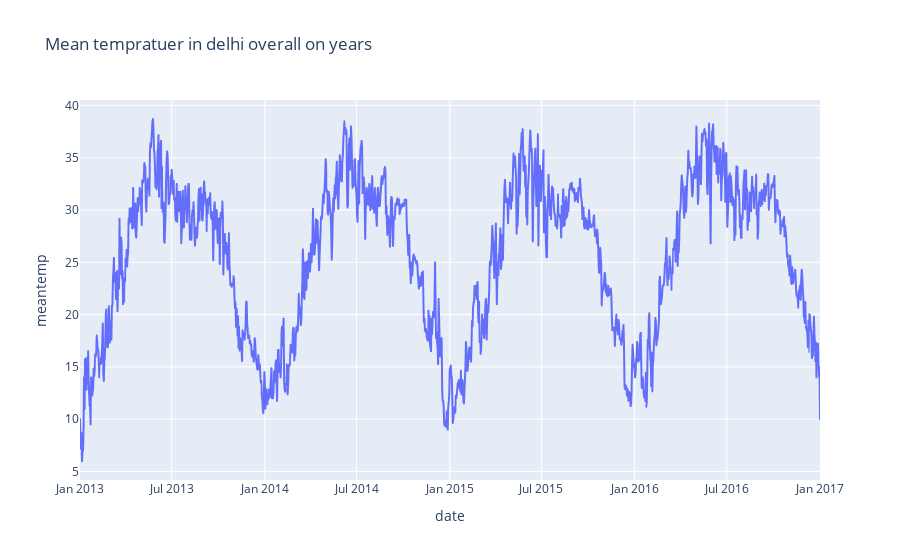

Notebook code for this chart:
### Code cell
figure = px.line(data, x="date", y="meantemp",
                 title= "Mean tempratuer in delhi overall on years")
figure.show()

### Figure 1 — Plotly figure (JSON) as saved in the notebook; plotly's stock layout.template omitted (floating-point values rounded to 4 significant figures; data arrays with more than 128 entries replaced by an {"elided": "..."} marker saying what was removed)
{"data": [{"hovertemplate": "date=%{x}<br>meantemp=%{y}<extra></extra>", "legendgroup": "", "line": {"color": "#636efa", "dash": "solid"}, "marker": {"symbol": "circle"}, "mode": "lines", "name": "", "showlegend": false, "type": "scattergl", "x": {"elided": "1462 str values"}, "xaxis": "x", "y": {"elided": "1462 float values"}, "yaxis": "y"}], "layout": {"legend": {"tracegroupgap": 0}, "title": {"text": "Mean tempratuer in delhi overall on years"}, "xaxis": {"anchor": "y", "domain": [0, 1], "title": {"text": "date"}}, "yaxis": {"anchor": "x", "domain": [0, 1], "title": {"text": "meantemp"}}}}
